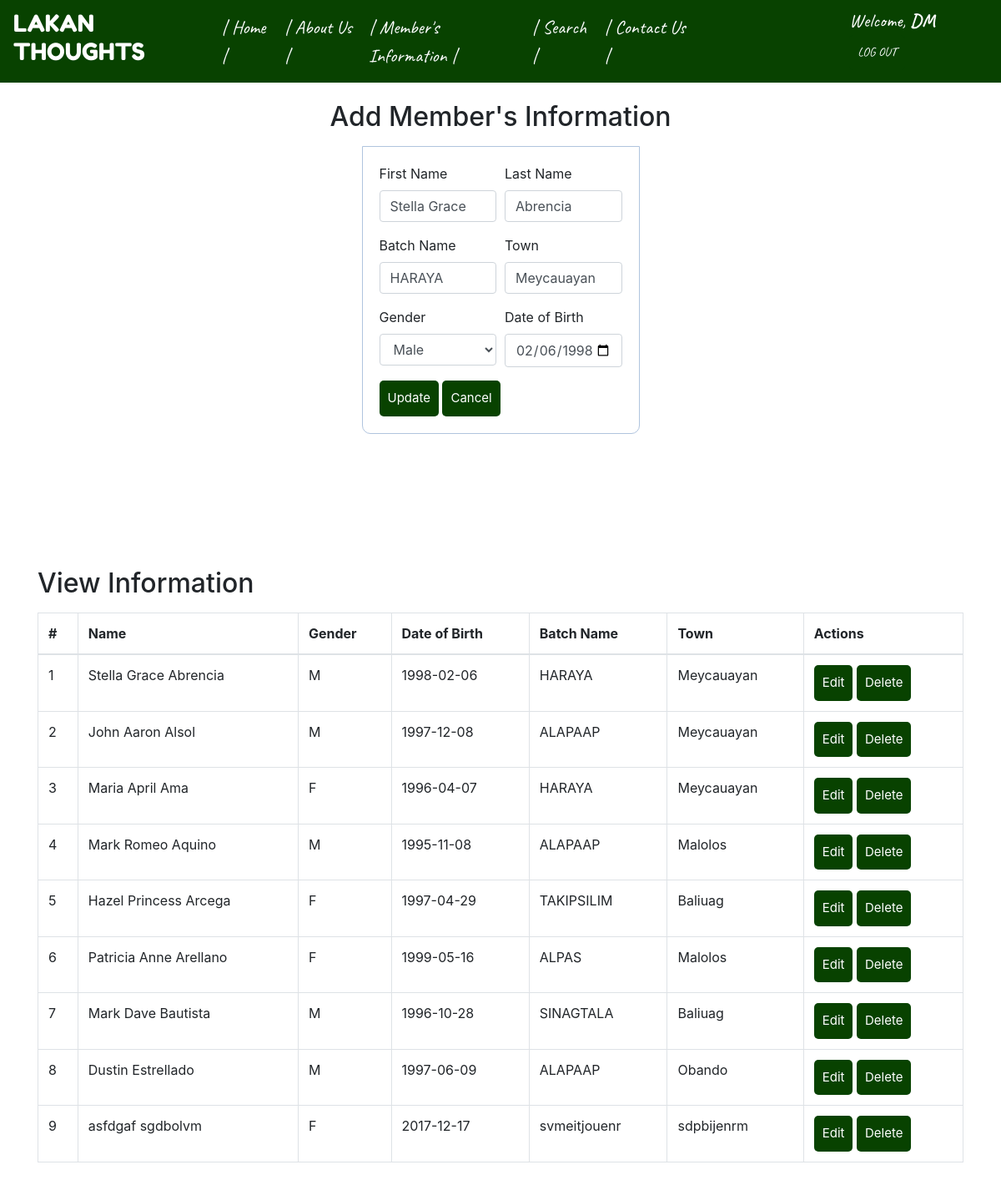
The page /members.php?edit=1 (signed in) on the database its author committed.
### tables this page shows
CREATE TABLE `members` (
  `id` int(11) NOT NULL,
  `first_name` varchar(255) NOT NULL,
  `last_name` varchar(255) NOT NULL,
  `gender` char(1) NOT NULL,
  `date_of_birth` date NOT NULL,
  `town` varchar(255) NOT NULL,
  `batch` varchar(255) NOT NULL
);

### database.php (called while the page is built, shortened)
<?php
	$con = mysqli_connect("localhost", "root", "", "lis161_dynamic");
	$records = mysqli_query($con,"SELECT * FROM members");
?>

### members.php (the view, shortened to what this page needs)
<?php include 'database.php';
if (isset($_GET['edit'])) {
  $id = $_GET['edit'];
  $query = "SELECT * FROM members WHERE id = $id";
  $edit_record = mysqli_query($con,$query);
  $edit_array = mysqli_fetch_array($edit_record);
  $first_name = $edit_array['first_name'];
  $last_name = $edit_array['last_name'];
  $gender = $edit_array['gender'];
  $date_of_birth = $edit_array['date_of_birth'];
  $town = $edit_array['town'];
  $batch = $edit_array['batch'];
  $edit_state = true;
}
?>
<!DOCTYPE html>
<html lang="en">
<head>
    <link rel="stylesheet" href="https://maxcdn.bootstrapcdn.com/bootstrap/4.0.0-beta/css/bootstrap.min.css">
    <link rel="stylesheet" type="text/css" href="custom1.css">
</head>
<body>
    <div class="container">
    	<nav class="navbar navbar-expand-md navbar-light fixed-top" id = "nav1">
		  <span class="h3" class="navbar-brand mb-0" id="tit1">LAKAN THOUGHTS</span>
		  <div class="collapse navbar-collapse" id="navbarNav">
		    <ul class="navbar-nav">
		      <li class="nav-item active">
		        <a class="nav-link" href="index.php" onclick="refresh1()" id="tit1">| Home |<span class="sr-only">(current)</span></a>
		      </li>
		      <li class="nav-item">
        		<a class="nav-link" href="aboutus.php" id="tit1">| About Us |</a>
        		</li>
            <li class="nav-item">
            <a class="nav-link" href="members.php" id="tit1">| Member's Information |</a>
          </li>
          <li class="nav-item">
            <a class="nav-link" href="search.php" id="tit1">| Search |</a>
          </li>
		      <li class="nav-item">
		        <a class="nav-link" href="contactus.php" id="tit1">| Contact Us |</a>
		    </li>
		      <pre>			</pre>
      <li id="rcorners1">
  		<div class="well">
    		<?php if (isset($_SESSION['username'])) { ?>
      			Welcome, <strong><?php echo $_SESSION['username']; ?></strong>&nbsp;
      			<a href="server.php?logout=1" class="btn btn-warning">LOG OUT</a>
    		<?php } ?>
  		</div>
      </li>
		    </ul>
		  </div>
		</nav>
    </div>
<br><br>
<br><br>
<div class="container">
  <div class="well">
    <h2 class="text-center h_title"><p class="p_title">Add Member's Information<p></h2>
      <form method="POST" action="database.php">
        <div class="form-row">
          <div class="form-group col-md-6">
            <label for="first_name">First Name</label>
            <input type="text" class="form-control" name="first_name" placeholder="John" value = "<?php echo $first_name; ?>" required>
          </div>
          <div class="form-group col-md-6">
            <label for="last_name">Last Name</label>
            <input type="text" class="form-control" name="last_name" placeholder="Doe" value = "<?php echo $last_name; ?>" required>
          </div>
        </div>
        <div class="form-row">
          <div class="form-group col-md-6">
            <label for="batch">Batch Name</label>
            <input type="text" class="form-control" name="batch" placeholder="UNANG SIBOL" value = "<?php echo $batch; ?>" required>
          </div>
          <div class="form-group col-md-6">
            <label for="town">Town</label>
            <input type="text" class="form-control" name="town" placeholder="Obando" value = "<?php echo $town; ?>" required>
          </div>
        </div>
        <div class="form-row">
          <div class="form-group col-md-6">
            <label for="gender">Gender</label>
            <select class="form-control" name="gender" required>
              <option value="M" <?php echo $gender == 'M' ? 'selected' : null; ?>>Male</option>
            </select>
          </div>
          <div class="form-group col-md-6">
            <label for="date_of_birth">Date of Birth</label>
            <input type="date" class="form-control" name="date_of_birth" value = "<?php echo date_format(date_create($date_of_birth),"Y-m-d"); ?>" required>
          </div>
        </div>
        <?php if($edit_state) { ?>
            <button type="submit" class="btn btn-primary" name="update" id="s1">Update</button>
            <a class="btn btn-warning" name = "edit" href="index.php">Cancel</a>
        <?php } else { ?>
            <button type="submit" class="btn btn-primary" name="submit" id="s1">Submit</button>
        <?php } ?>
      </form>
  </div>
<br><br>
<br><br>
<br><br>
  <div class="well">
    <p><h2>View Information</h2></p>
    <table class="table table-hover table-bordered">
      <thead>
        <tr>
          <th scope="col">#</th>
          <th scope="col">Name</th>
          <th scope="col">Gender</th>
          <th scope="col">Date of Birth</th>
          <th scope="col">Batch Name</th>
          <th scope="col">Town</th>
          <th scope="col">Actions</th>
        </tr>
      </thead>
      <tbody>
        <?php $i = 0;
        while ($row = mysqli_fetch_array($records)) {?>
          <tr>
          <td> <?php echo ++$i; ?> </td>
          <td> <?php echo $row['first_name'].' '.$row['last_name']; ?> </td>
          <td> <?php echo $row['gender']; ?> </td>
          <td> <?php echo $row['date_of_birth']; ?> </td>
          <td> <?php echo $row['batch']; ?> </td>
          <td> <?php echo $row['town']; ?> </td>
          <td><a class="btn btn-warning" name = "edit" href="members.php?edit=<?php echo $row['id']; ?>" onclick="return confirm('Are you sure?')">Edit</a>
              <a class="btn btn-danger" href="members.php?del=<?php echo $row['id']; ?>" onclick="return confirm('Are you sure?')">Delete</a></td>
        </tr>
        <?php } ?>
      </tbody>
    </table>
  </div>
</div>
</body>
</html>

### custom1.css (style rules this page uses)
html { position: relative; min-height: 100%; }
body { margin: 0 0 100px; padding: 25px; }
th { padding-top: 50px; padding-right: 50px; }
form, .content { width: 30%; margin: 0px auto; padding: 20px; border: 1px solid #B0C4DE; background: white; border-radius: 0px 0px 10px 10px; }
.btn { padding: 10px; font-size: 15px; color: white; background: #084200; border: none; border-radius: 5px; }
.h3 { font-family: 'Fredoka One', cursive; }
.nav-link { font-family: 'Caveat', cursive; font-size: 140%; }
#rcorners1 { color: white; font-family: 'Caveat', cursive; font-size: 140%; }
#nav1 { background-color: #084200; }
#tit1 { color: #ffffff; }

### rows shown on the page
members: first_name "Stella Grace", last_name "Abrencia", batch "HARAYA", town "Meycauayan", gender "Male", date_of_birth "02/06/1998", gender "M", date_of_birth "1998-02-06"
members: first_name "John Aaron", last_name "Alsol", gender "M", date_of_birth "1997-12-08", batch "ALAPAAP", town "Meycauayan"
members: first_name "Maria April", last_name "Ama", gender "F", date_of_birth "1996-04-07", batch "HARAYA", town "Meycauayan"
members: first_name "Mark Romeo", last_name "Aquino", gender "M", date_of_birth "1995-11-08", batch "ALAPAAP", town "Malolos"
members: first_name "Hazel Princess", last_name "Arcega", gender "F", date_of_birth "1997-04-29", batch "TAKIPSILIM", town "Baliuag"
members: first_name "Patricia Anne", last_name "Arellano", gender "F", date_of_birth "1999-05-16", batch "ALPAS", town "Malolos"
members: first_name "Mark Dave", last_name "Bautista", gender "M", date_of_birth "1996-10-28", batch "SINAGTALA", town "Baliuag"
members: first_name "Dustin", last_name "Estrellado", gender "M", date_of_birth "1997-06-09", batch "ALAPAAP", town "Obando"
members: first_name "asfdgaf", last_name "sgdbolvm", gender "F", date_of_birth "2017-12-17", batch "svmeitjouenr", town "sdpbijenrm"

### other values the page prints
$_SESSION['username'] "DM"
